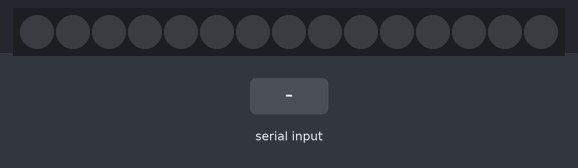
Bench run of a sketch on a simulated ATtiny85, built with avr-gcc and run on an emulated ATtiny85. Parts: 15 RGB LEDs in strip order, left to right. Inputs (shaded band) come from the test bench. Dim RGB values are drawn brighter than linear.

Above: at 1.2 s.
1.3 s: "p" received over Serial
At 1.47 s:
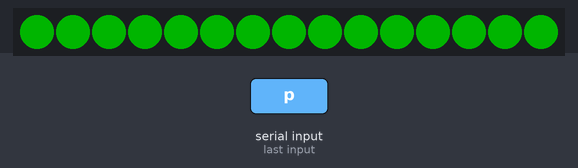
At 2.8 s:
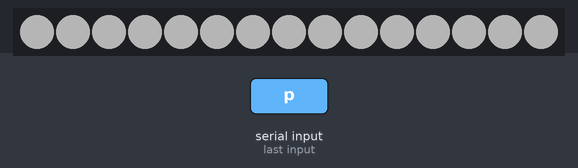
Timing chart, 0 to 4.3 s (numbered marks = the images above; inputs shaded):
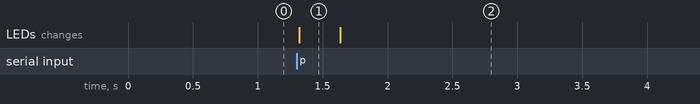

Measured:
- after the input at 1.3 s, the LEDs: change at once (image 1)

The sketch:

Palmeiras.ino
```cpp
#include <Adafruit_NeoPixel.h>
#ifdef __AVR__
#include <avr/power.h>
#endif
#define NUM_LEDS 15
int OFFSET;
int incomingByte = 0;

Adafruit_NeoPixel strip(15, 13, NEO_GRB + NEO_KHZ800);

void setup() {
  #if defined(__AVR_ATtiny85__) && (F_CPU == 16000000)
  clock_prescale_set(clock_div_1);
  #endif
  strip.begin();
  strip.show();
  Serial.begin(9600);
}

void loop() {
  int cor = Serial.read();
  if(cor == 'p'){
    cor = Serial.read();
    //verde
    int cont = 0;
    while(cont<15){
    strip.setPixelColor((cont),strip.Color((0),(63.75),(0)));
    strip.show();
    cont=cont+1;
  }
  delay(300);
  cont = 0;
  while(cont<15){
    //branco
    strip.setPixelColor((cont),strip.Color((63.75),(63.75),(63.75)));
    strip.show();
    cont=cont+1;
  }
  delay(300);
  }
}
```
